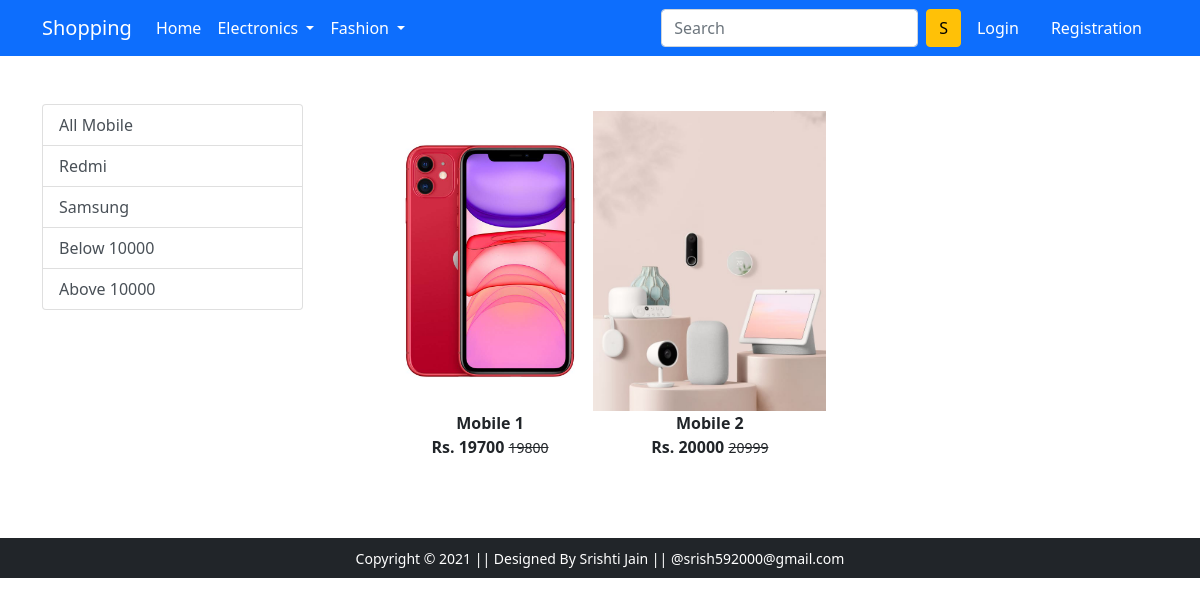
/mobile/, run on the app's committed database.
### app/models.py (models this page shows, shortened)
class Product(models.Model):
    title = models.CharField(max_length=50)
    selling_price= models.IntegerField()
    discount_price= models.IntegerField()
    description = models.CharField(max_length=500)
    category = models.CharField(choices=CATEGORY_CHOICES , max_length=50)
    brand = models.CharField(max_length=100 , null=True)
    product_image = models.ImageField(null= True , blank= True , upload_to ='producting' )

### app/views.py (the view)
# urls.py: path('mobile/', views.mobile, name='mobile'),
def mobile(request, data=None):
	totalitem = 0
	if request.user.is_authenticated:
		totalitem = len(Cart.objects.filter(user=request.user))
	if data==None :
			mobiles = Product.objects.filter(category='M')
	elif data == 'redmi' or data == 'samsung':
			mobiles = Product.objects.filter(category='M').filter(brand=data)
	elif data == 'below':
			mobiles = Product.objects.filter(category='M').filter(discount_price__lt=10000)
	elif data == 'above':
			mobiles = Product.objects.filter(category='M').filter(discount_price__gt=10000)
	return render(request, 'app/mobile.html', {'mobiles':mobiles, 'totalitem':totalitem})

### app/templates/app/mobile.html (shortened to what this page needs)
{% extends 'app/base.html' %}
{% load static %}
{% block main-content %}
<div class="container my-5">
 <div class="row">
  <div class="col-sm-3">
   <div class="list-group">
     <a href="{% url 'mobile' %}" class="list-group-item list-group-item-action" aria-current="true">All Mobile</a>
     <a href="{% url 'mobiledata' 'redmi'  %}" class="list-group-item list-group-item-action" aria-current="true">Redmi</a>
     <a href="{% url 'mobiledata' 'samsung'  %}" class="list-group-item list-group-item-action">Samsung</a>
     <a href="{% url 'mobiledata' 'below'  %}" class="list-group-item list-group-item-action">Below 10000</a>
     <a href="{% url 'mobiledata' 'above'  %}" class="list-group-item list-group-item-action">Above 10000</a>
   </div>
  </div>
  <div class="col-sm-8">
   <div class="row">
    {% for product in mobiles %}
     <div class="col-sm-4 text-center mb-4">
      <a href="{% url 'product-detail' product.id %}" class="btn">
       <div class="item">
        <img src="{{product.product_image.url}}" alt="" height="300" class="">
        <div class="fw-bold">{{product.title}}</div>
        <div class="fw-bold">Rs. {{product.discount_price}} <small class="fw-light text-decoration-line-through">{{product.selling_price}}</small></div>
       </div>
      </a>
     </div>
    {% endfor %}
   </div>
  </div>
 </div>
</div>
{% endblock main-content %}

### data on the page
Product: product_image (picture), title "Mobile 1", discount_price "19700", selling_price "19800"
Product: product_image (picture), title "Mobile 2", discount_price "20000", selling_price "20999"
